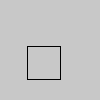
Frame 1 (no input)
Frame 60 (the mouse pressed at the canvas centre just before this capture): identical to frame 1, image omitted
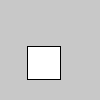
Frame 120 (the mouse held since frame 60 and released just before this capture)

The Processing sketch that drew these frames (run headless with seeded random() and noise(); from frame 60 on, the mouse is pressed at the canvas centre):

// Processing sketch: L4_1f
// ── L4_1f.pde
void setup() {
  size(100, 100);
}

//rec Location
int x = 27; 
int y = 46; 
int w = 33;
int h = 33;


void draw() {
  background(200);
  stroke(0);
  
  if (mouseX >= x&& mouseX <= x + w &&
    mouseY >= y && mouseY <= y + h) {
      fill(255);
    } 
    else {
      fill(200);
    }
    
    rect(x, y, w, h);
}
